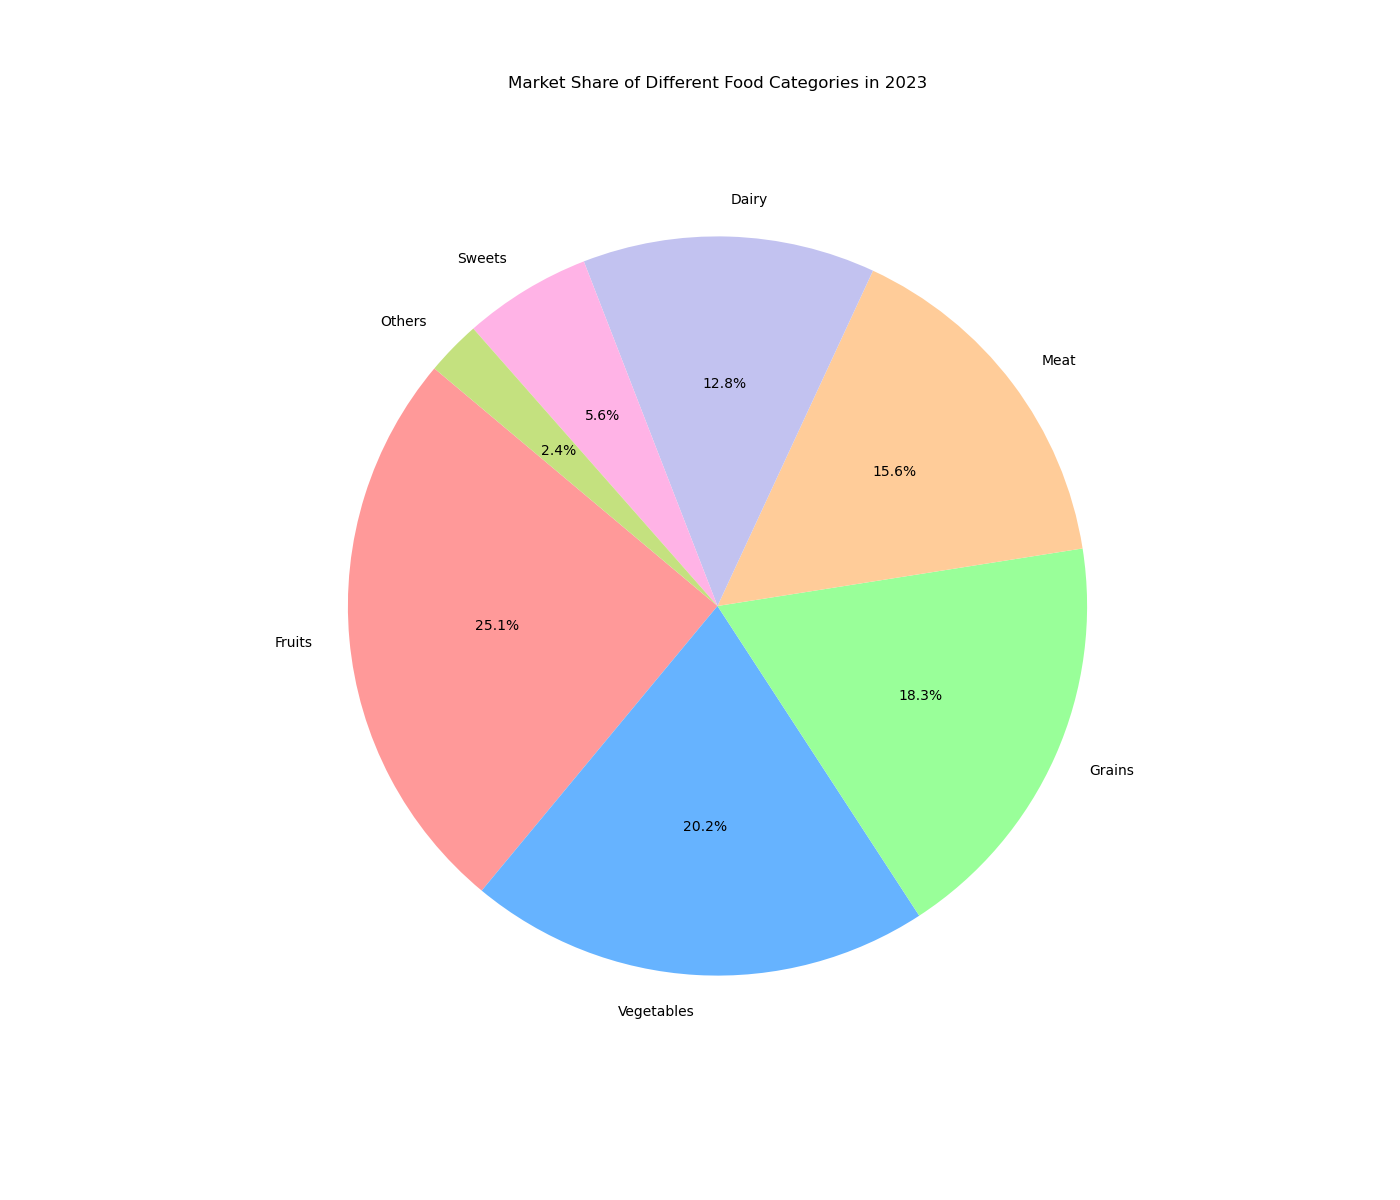

Generate this figure with Python:

import matplotlib.pyplot as plt

# Data points
categories = ['Fruits', 'Vegetables', 'Grains', 'Meat', 'Dairy', 'Sweets', 'Others']
market_share = [25.1, 20.2, 18.3, 15.6, 12.8, 5.6, 2.4]
colors = ['#ff9999','#66b3ff','#99ff99','#ffcc99','#c2c2f0','#ffb3e6','#c4e17f']

# Create a pie chart
plt.figure(figsize=(14, 12))
plt.pie(market_share, labels=categories, colors=colors, autopct='%1.1f%%', startangle=140)

# Chart title
plt.title('Market Share of Different Food Categories in 2023', pad=40)

# Display the chart
plt.show()
